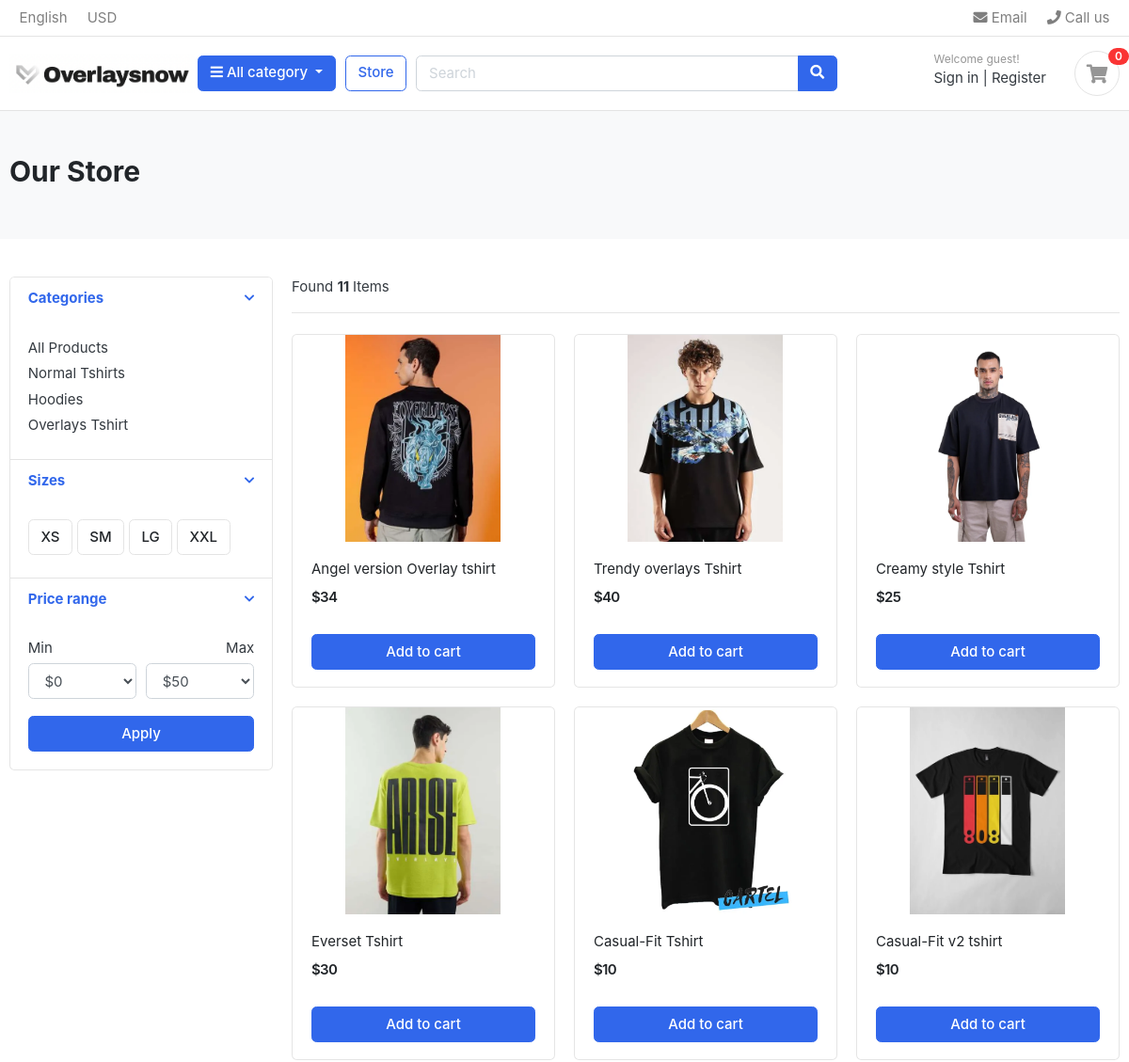
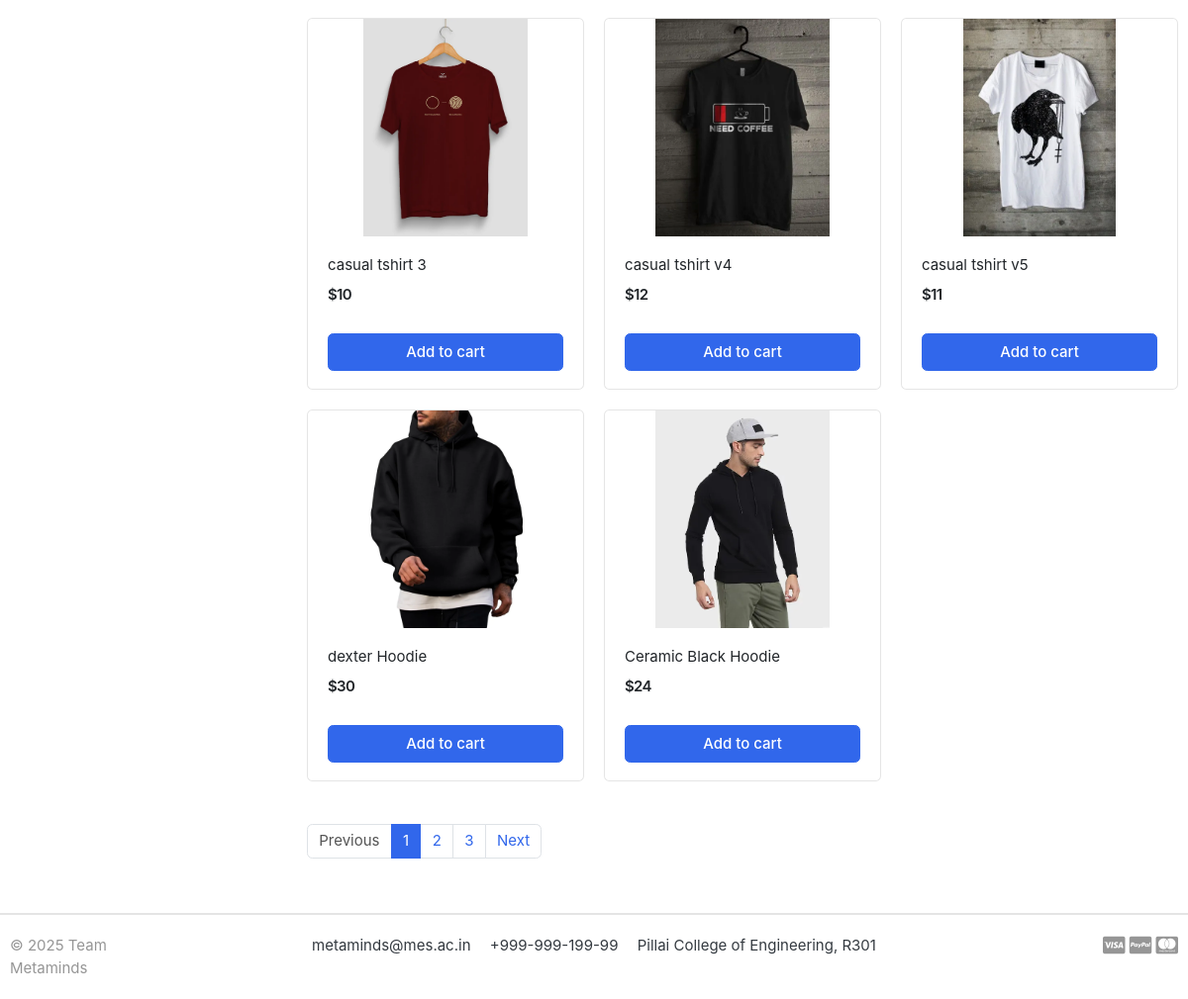
/store/, run on the app's committed database (2 pictures, top to bottom).
### category/models.py (models this page shows, shortened)
class Category(models.Model):
    category_name = models.CharField(max_length=50, unique=True)
    slug = models.SlugField(max_length=100, unique=True)
    description = models.CharField(max_length=255)
    cat_image = models.ImageField(upload_to='photos/category', blank=True)
    class Meta:
        verbose_name = 'Category'
        verbose_name_plural = 'Categories'
    def get_url(self):
        return reverse('products_by_category', args=[self.slug])

### store/models.py (models this page shows, shortened)
class Product(models.Model):
    product_name  = models.CharField(max_length=200, unique=True)
    slug          = models.SlugField(max_length=200, unique=True)
    description   = models.TextField(max_length=500, blank=True)
    price         = models.IntegerField()
    images        = models.ImageField(upload_to='photos/products')
    stock         = models.IntegerField()
    is_available  = models.BooleanField(default=True)
    category      = models.ForeignKey(Category, on_delete=models.CASCADE)
    created_date  = models.DateTimeField(auto_now_add=True)
    modified_date = models.DateTimeField(auto_now=True)
    def get_url(self):
        return reverse('product_detail', args=[self.category.slug, self.slug])

### store/views.py (the view)
# urls.py: path('store/', include('store.urls')),
def store(request, category_slug=None):
     categories = None
     products = None
     if category_slug != None:
          categories = get_object_or_404(Category, slug=category_slug)
          products = Product.objects.filter(category=categories, is_available=True)
          product_count = products.count()
     else:
                products = Product.objects.all().filter(is_available=True)
                product_count = products.count()
     context = {
      'products': products,
      'product_count':product_count,
    }
     return render(request, 'store/store.html', context)

### category/context_processors.py (called while the page is built)
def menu_links(request):
    links = Category.objects.all()
    return dict(links=links)

### templates/store/store.html (shortened to what this page needs)
{% extends 'base.html' %}
{% load static %}
{% block content %}
<section class="section-pagetop bg">
<div class="container">
	<h2 class="title-page">Our Store</h2>
</div>
</section>
<section class="section-content padding-y">
<div class="container">
<div class="row">
	<aside class="col-md-3">
<div class="card">
	<article class="filter-group">
		<header class="card-header">
			<a href="#" data-toggle="collapse" data-target="#collapse_1" aria-expanded="true" class="">
				<i class="icon-control fa fa-chevron-down"></i>
				<h6 class="title">Categories</h6>
			</a>
		</header>
		<div class="filter-content collapse show" id="collapse_1" style="">
			<div class="card-body">
				<ul class="list-menu">
				 <li><a href="{% url 'store' %}"> All Products </a></li>
				{% for category in links %}
				<li><a href="{{ category.get_url }}">{{ category.category_name }} </a></li>
				{% endfor %}
				</ul>
			</div>
		</div>
	</article>
	<article class="filter-group">
		<header class="card-header">
			<a href="#" data-toggle="collapse" data-target="#collapse_4" aria-expanded="true" class="">
				<i class="icon-control fa fa-chevron-down"></i>
				<h6 class="title">Sizes </h6>
			</a>
		</header>
		<div class="filter-content collapse show" id="collapse_4" style="">
			<div class="card-body">
			  <label class="checkbox-btn">
			    <span class="btn btn-light"> XS </span>
			  </label>
			  <label class="checkbox-btn">
			    <span class="btn btn-light"> SM </span>
			  </label>
			  <label class="checkbox-btn">
			    <span class="btn btn-light"> LG </span>
			  </label>
			  <label class="checkbox-btn">
			    <span class="btn btn-light"> XXL </span>
			  </label>
		</div>
		</div>
	</article>
	<article class="filter-group">
		<header class="card-header">
			<a href="#" data-toggle="collapse" data-target="#collapse_3" aria-expanded="true" class="">
				<i class="icon-control fa fa-chevron-down"></i>
				<h6 class="title">Price range </h6>
			</a>
		</header>
		<div class="filter-content collapse show" id="collapse_3" style="">
			<div class="card-body">
				<div class="form-row">
				<div class="form-group col-md-6">
				  <label>Min</label>
				  	<select class="mr-2 form-control">
						<option value="0">$0</option>
					</select>
				</div>
				<div class="form-group text-right col-md-6">
				  <label>Max</label>
				  	<select class="mr-2 form-control">
						<option value="50">$50</option>
					</select>
				</div>
				</div>
				<button class="btn btn-block btn-primary">Apply</button>
			</div>
		</div>
	</article>
</div>
	</aside>
	<main class="col-md-9">
<header class="border-bottom mb-4 pb-3">
		<div class="form-inline">
			<span class="mr-md-auto">Found <b> {{ product_count }} </b> Items</span>
		</div>
</header>
<div class="row">
	{% for product in products %}
	<div class="col-md-4">
		<figure class="card card-product-grid">
			<div class="img-wrap">
				<a href="{{ product.get_url }}"><img src="{{ product.images.url }}"></a>
			</div>
			<figcaption class="info-wrap">
				<div class="fix-height">
					<a href="{{ product.get_url }}" class="title">{{ product.product_name }}</a>
					<div class="price-wrap mt-2">
						<span class="price">${{ product.price }}</span>
					</div>
				</div>
				<a href="#" class="btn btn-block btn-primary">Add to cart </a>
			</figcaption>
		</figure>
	</div>
    {% endfor %}
</div>
<nav class="mt-4" aria-label="Page navigation sample">
  <ul class="pagination">
    <li class="page-item disabled"><a class="page-link" href="#">Previous</a></li>
    <li class="page-item active"><a class="page-link" href="#">1</a></li>
    <li class="page-item"><a class="page-link" href="#">2</a></li>
    <li class="page-item"><a class="page-link" href="#">3</a></li>
    <li class="page-item"><a class="page-link" href="#">Next</a></li>
  </ul>
</nav>
	</main>
</div>
</div>
</section>
{% endblock %}

### static/css/ui.css (style rules this page uses)
html { font-family: "Inter", sans-serif; font-size: 15px; }
.img-wrap { text-align: center; display: block; }
.img-wrap img { max-width: 100%; }
.price-wrap { letter-spacing: -0.7px; }
.padding-y { padding-top: 40px; padding-bottom: 40px; }
figure { margin-bottom: 0; }
article:after, .form-group:after { display: block; clear: both; content: ""; }
.bg { background-color: #f8f9fa; }
.title-page { color: #212529; }
.btn-light { background-color: #fff; border-color: #e4e4e4; }
[class*=list-] li:after { visibility: hidden; display: block; content: ""; overflow: hidden; height: 0; clear: both; }
.list-menu { list-style: none; margin: 0; padding-left: 0; }
.list-menu li { margin-bottom: 5px; }
.list-menu a { color: #343a40; }
[class*=card-product] a.title { color: #212529; display: block; }
[class*=card-product] .img-wrap { overflow: hidden; position: relative; }
[class*=card-product] .img-wrap img { height: 100%; max-width: 100%; width: auto; display: inline-block; -o-object-fit: cover; object-fit: cover; }
.card-product-grid { margin-bottom: 20px; }
.card-product-grid .img-wrap { border-radius: 0.2rem 0.2rem 0 0; height: 220px; }
.card-product-grid .info-wrap { overflow: hidden; padding: 18px 20px; }
.card-product-grid .fix-height { height: 80px; overflow: hidden; }
.card .img-wrap { overflow: hidden; }
.price { font-weight: 600; color: #212529; }
.icon-control { margin-top: 5px; float: right; font-size: 80%; }
.card-header .title { margin-bottom: 0; line-height: 1.5; }
.filter-group { border-bottom: 1px solid #e4e4e4; }
.filter-group .card-header { border-bottom: 0; }
.filter-group:last-child { border-bottom: 0; }
.checkbox-btn { position: relative; }
.section-pagetop { padding: 45px 0; }

### data on the page
Category: category_name "Normal Tshirts"
Category: category_name "Hoodies"
Category: category_name "Overlays Tshirt"
Product: images (picture), product_name "Angel version Overlay tshirt", price "34"
Product: images (picture), product_name "Trendy overlays Tshirt", price "40"
Product: images (picture), product_name "Creamy style Tshirt", price "25"
Product: images (picture), product_name "Everset Tshirt", price "30"
Product: images (picture), product_name "Casual-Fit Tshirt", price "10"
Product: images (picture), product_name "Casual-Fit v2 tshirt", price "10"
Product: images (picture), product_name "casual tshirt 3", price "10"
Product: images (picture), product_name "casual tshirt v4", price "12"
Product: images (picture), product_name "casual tshirt v5", price "11"
Product: images (picture), product_name "dexter Hoodie", price "30"
Product: images (picture), product_name "Ceramic Black Hoodie", price "24"

### other printed values
{{ product_count }} "11"
